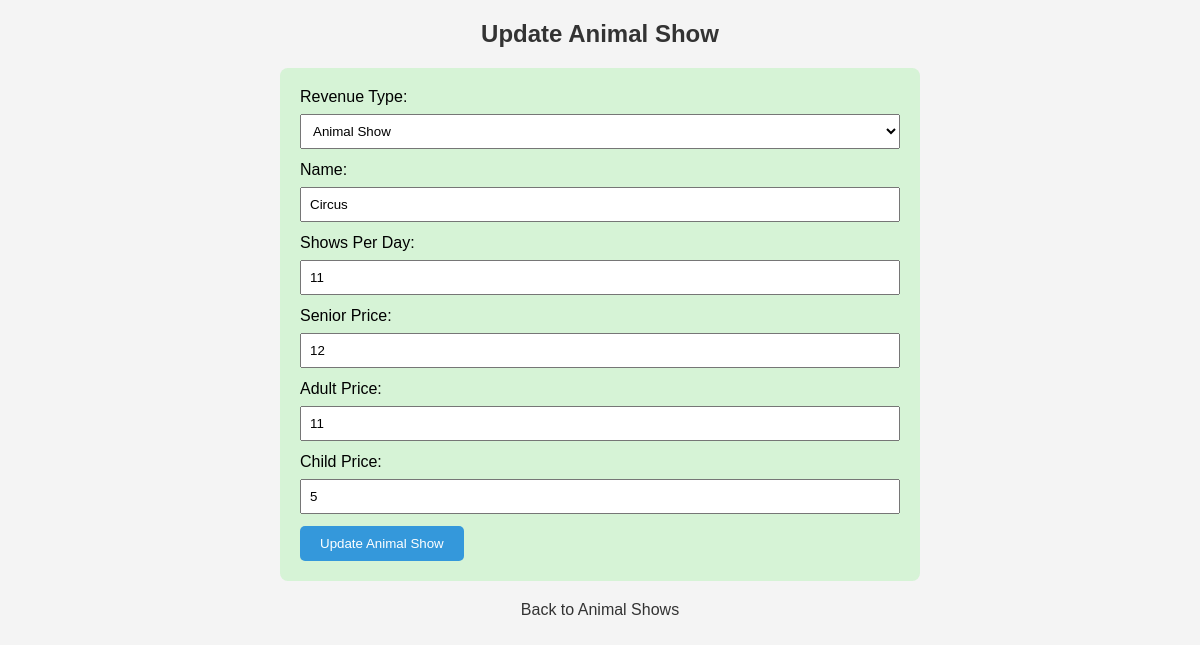
Page /animalShows/update_animal_show.php?id=1 on the committed database.
### tables this page shows
CREATE TABLE IF NOT EXISTS `animalshow` (
  `AnimalShowID` int(11) NOT NULL AUTO_INCREMENT,
  `id` int(11) DEFAULT NULL,
  `Name` varchar(255) NOT NULL,
  `ShowsPerDay` int(11) NOT NULL,
  `SeniorPrice` int(11) NOT NULL,
  `AdultPrice` int(11) NOT NULL,
  `ChildPrice` int(11) NOT NULL,
  PRIMARY KEY (`AnimalShowID`) USING BTREE,
  UNIQUE KEY `Name` (`Name`),
  KEY `fk_revenuetype` (`id`) USING BTREE,
  CONSTRAINT `fk_revenuetype` FOREIGN KEY (`id`) REFERENCES `revenuetype` (`ID`) ON DELETE SET NULL
);

CREATE TABLE IF NOT EXISTS `revenuetype` (
  `ID` int(11) NOT NULL AUTO_INCREMENT,
  `BuildingID` int(11) DEFAULT NULL,
  `Name` varchar(255) NOT NULL,
  `Type` varchar(255) NOT NULL,
  PRIMARY KEY (`ID`),
  KEY `BuildingID` (`BuildingID`),
  CONSTRAINT `revenuetype_ibfk_1` FOREIGN KEY (`BuildingID`) REFERENCES `building` (`ID`)
);

### animalShows/update_animal_show.php (the view, shortened to what this page needs)
<?php
include '../includes/db_connection.php';
$revenueTypeSql = "SELECT ID, Name FROM RevenueType";
$revenueTypeResult = $conn->query($revenueTypeSql);
$showId = $_GET['id'];
$showSql = "SELECT * FROM AnimalShow WHERE AnimalShowID = ?";
$showStmt = $conn->prepare($showSql);
$showStmt->bind_param("i", $showId);
$showStmt->execute();
$showResult = $showStmt->get_result();
$show = $showResult->fetch_assoc();
?>
<!DOCTYPE html>
<html lang="en">
<head>
</head>
<body>
    <h2>Update Animal Show</h2>
    <form method="post" action="">
        <label for="revenueTypeId">Revenue Type:</label>
        <select name="revenueTypeId" required>
            <?php while ($revenueType = $revenueTypeResult->fetch_assoc()) : ?>
                <option value="<?php echo $revenueType['ID']; ?>" <?php echo ($revenueType['ID'] == $show['id']) ? 'selected' : ''; ?>>
                    <?php echo $revenueType['Name']; ?>
                </option>
            <?php endwhile; ?>
        </select><br>
        <label for="name">Name:</label>
        <input type="text" name="name" value="<?php echo $show['Name']; ?>" required><br>
        <label for="showsPerDay">Shows Per Day:</label>
        <input type="number" name="showsPerDay" value="<?php echo $show['ShowsPerDay']; ?>" required><br>
        <label for="seniorPrice">Senior Price:</label>
        <input type="number" name="seniorPrice" value="<?php echo $show['SeniorPrice']; ?>" required><br>
        <label for="adultPrice">Adult Price:</label>
        <input type="number" name="adultPrice" value="<?php echo $show['AdultPrice']; ?>" required><br>
        <label for="childPrice">Child Price:</label>
        <input type="number" name="childPrice" value="<?php echo $show['ChildPrice']; ?>" required><br>
        <button type="submit" name="updateAnimalShow">Update Animal Show</button>
    </form>
    <a href="view_animal_shows.php">Back to Animal Shows</a>
</body>
</html>

### animalShows/update_animal_show.php (style rules this page uses)
body { font-family: Arial, sans-serif; background-color: #f4f4f4; margin: 0; padding: 0; }
h2 { text-align: center; color: #333; }
form { width: 50%; margin: 20px auto; background-color: rgba(144, 238, 144, 0.3); padding: 20px; border-radius: 8px; }
label { display: block; margin-bottom: 8px; }
input, select { width: 100%; padding: 8px; margin-bottom: 12px; box-sizing: border-box; }
button { display: inline-block; padding: 10px 20px; background-color: #3498db; color: #fff; border: none; border-radius: 5px; cursor: pointer; }
a { display: block; margin-top: 10px; text-align: center; text-decoration: none; color: #333; }

### rows in the picture
animalshow: revenueTypeId "Animal Show", name "Circus", showsPerDay "11", seniorPrice "12", adultPrice "11", childPrice "5"
